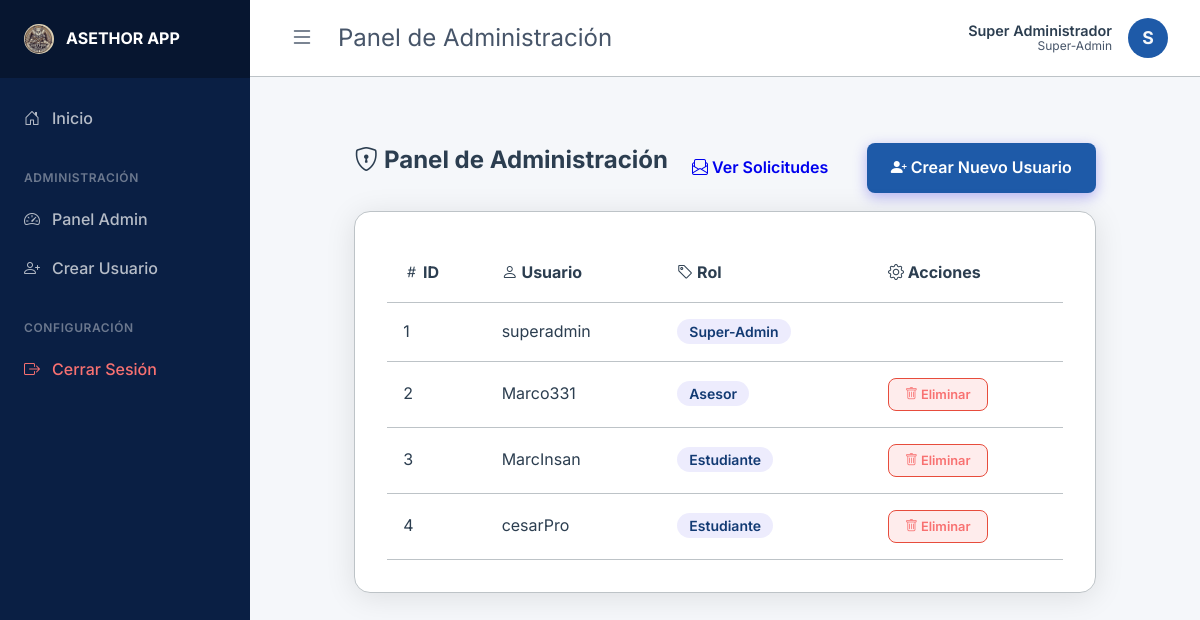
The app's page /admin/dashboard (signed in), older data.
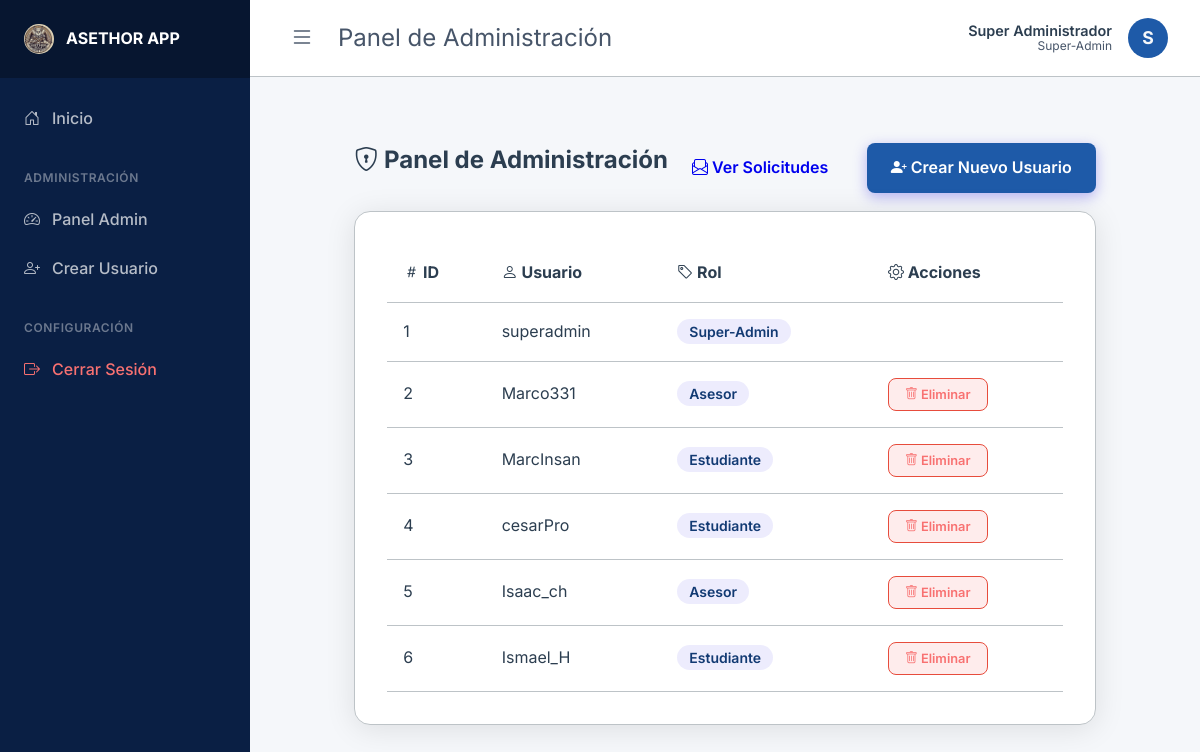
The same page, newer data.
### app/models.py (models this page shows, shortened)
class Profile(db.Model):
    id = db.Column(db.Integer, primary_key=True)
    user_id = db.Column(db.Integer, db.ForeignKey('user.id'), nullable=False)
    full_name = db.Column(db.String(100), nullable=True)
    bio = db.Column(db.Text, nullable=True)
    strengths = db.Column(db.String(200), nullable=True) # e.g. "matemáticas, programación"
    focus_areas = db.Column(db.String(200), nullable=True) # e.g. "álgebra, base de datos sql"
    rating_avg = db.Column(db.Float, default=0.0) # Calculated average for Asesores

class User(db.Model, UserMixin):
    id = db.Column(db.Integer, primary_key=True)
    username = db.Column(db.String(20), unique=True, nullable=False)
    password_hash = db.Column(db.String(60), nullable=False)
    role = db.Column(db.String(20), nullable=False, default='Estudiante') # Super-Admin, Admin, Asesor, Estudiante
    profile = db.relationship('Profile', backref='user', uselist=False, cascade='all, delete-orphan')
    sessions_given = db.relationship('TutoringSession', backref='asesor', cascade='all, delete-orphan')
    reviews_received = db.relationship('Review', foreign_keys='Review.asesor_id', backref='asesor_reviewed', cascade='all, delete-orphan')
    enrollments = db.relationship('Enrollment', backref='student', cascade='all, delete-orphan')
    reviews_given = db.relationship('Review', foreign_keys='Review.student_id', backref='student_reviewer', cascade='all, delete-orphan')

### app/routes/admin.py (the view)
@admin.route('/dashboard')
def dashboard():
    users = User.query.all()
    return render_template('admin/dashboard.html', title='Panel de Administración', users=users)

### app/models.py (called while the page is built)
@login_manager.user_loader
def load_user(user_id):
    return User.query.get(int(user_id))

### app/routes/admin.py (called while the page is built)
@admin.before_request
@login_required
def check_admin():
    if current_user.role not in ['Super-Admin', 'Admin']:
        flash('No tienes permiso para acceder a esta página.', 'danger')
        return redirect(url_for('main.home'))

### app/templates/admin/dashboard.html (shortened to what this page needs)
{% extends 'base.html' %}
{% block content %}
<div class="d-flex justify-between align-center mb-2">
    <h2><i class="bi bi-shield-lock"></i> Panel de Administración</h2>
    <div>
        <a href="{{ url_for('admin.role_requests') }}" class="btn btn-secondary" style="margin-right: 10px;">
            <i class="bi bi-envelope-paper"></i> Ver Solicitudes
        </a>
        <a href="{{ url_for('admin.create_user') }}" class="btn btn-primary">
            <i class="bi bi-person-plus-fill"></i> Crear Nuevo Usuario
        </a>
    </div>
</div>
<div class="glass card" style="overflow-x: auto;">
    <table style="width: 100%; border-collapse: collapse; text-align: left;">
        <thead>
            <tr style="border-bottom: 1px solid var(--surface-border);">
                <th style="padding: 1rem;"><i class="bi bi-hash"></i> ID</th>
                <th style="padding: 1rem;"><i class="bi bi-person"></i> Usuario</th>
                <th style="padding: 1rem;"><i class="bi bi-tag"></i> Rol</th>
                <th style="padding: 1rem;"><i class="bi bi-gear"></i> Acciones</th>
            </tr>
        </thead>
        <tbody>
            {% for user in users %}
            <tr style="border-bottom: 1px solid var(--surface-border);">
                <td style="padding: 1rem;">{{ user.id }}</td>
                <td style="padding: 1rem;">{{ user.username }}</td>
                <td style="padding: 1rem;"><span class="badge">{{ user.role }}</span></td>
                <td style="padding: 1rem;">
                    {% if user.id != current_user.id and user.role != 'Super-Admin' %}
                        {% if current_user.role == 'Super-Admin' or (current_user.role == 'Admin' and user.role not in ['Super-Admin', 'Admin']) %}
                            <form action="{{ url_for('admin.delete_user', user_id=user.id) }}" method="POST" style="display:inline;" id="form-delete-{{ user.id }}">
                                <button type="button" class="btn btn-danger" style="padding: 0.5rem 1rem; font-size: 0.8rem;" onclick="confirmDelete('{{ user.id }}')">
                                    <i class="bi bi-trash"></i> Eliminar
                                </button>
                            </form>
                        {% endif %}
                    {% endif %}
                </td>
            </tr>
            {% endfor %}
        </tbody>
    </table>
</div>
{% endblock %}

### app/templates/base.html (shortened to what this page needs)
<!DOCTYPE html>
<html lang="es">
<head>
    <link rel="stylesheet" href="{{ url_for('static', filename='css/style.css') }}">
    <link rel="stylesheet" href="https://cdn.jsdelivr.net/npm/bootstrap-icons@1.11.3/font/bootstrap-icons.min.css">
</head>
<body>
    {% if current_user.is_authenticated %}
    <div class="app-wrapper">
        <aside id="sidebar" class="sidebar">
            <div class="sidebar-header">
                <img src="{{ url_for('static', filename='img/logo.jpg') }}" alt="Logo" style="height: 30px; width: 30px; object-fit: cover; border-radius: 50%;">
                <span style="font-weight: 700;">ASETHOR APP</span>
            </div>
            <nav class="sidebar-nav">
                {% if current_user.role != 'Estudiante' %}
                    <a href="{{ url_for('main.home') }}" class="sidebar-link">
                        <i class="bi bi-house-door"></i> Inicio
                    </a>
                {% endif %}
                {% if current_user.role == 'Super-Admin' or current_user.role == 'Admin' %}
                    <div class="sidebar-section">Administración</div>
                    <a href="{{ url_for('admin.dashboard') }}" class="sidebar-link">
                        <i class="bi bi-speedometer2"></i> Panel Admin
                    </a>
                    <a href="{{ url_for('admin.create_user') }}" class="sidebar-link">
                        <i class="bi bi-person-plus"></i> Crear Usuario
                    </a>
                {% endif %}
                <div class="sidebar-section">Configuración</div>
                <a href="{{ url_for('auth.logout') }}" class="sidebar-link" style="color: #f87171;">
                    <i class="bi bi-box-arrow-right"></i> Cerrar Sesión
                </a>
            </nav>
        </aside>
        <main class="main-wrapper">
            <header class="topbar">
                <div class="d-flex align-center gap-1">
                    <button id="sidebarToggle" class="btn-toggle">
                        <i class="bi bi-list"></i>
                    </button>
                    <div class="topbar-title">{% if title %}{{ title }}{% else %}Inicio{% endif %}</div>
                </div>
                <div class="topbar-profile">
                    <div style="text-align: right; line-height: 1.2;">
                        <div style="font-weight: 600; color: var(--text-primary); font-size: 0.9rem;">{{ current_user.profile.full_name or current_user.username }}</div>
                        <div style="font-size: 0.75rem; color: var(--text-secondary);">{{ current_user.role }}</div>
                    </div>
                    <div class="avatar">{{ current_user.username[0]|upper }}</div>
                </div>
            </header>
            <div class="container" style="padding: 2rem;">
    {% endif %}
        {% block content %}{% endblock %}
    {% if current_user.is_authenticated %}
            </div>
        </main>
    </div>
    {% else %}
    </main>
    {% endif %}
</body>
</html>

### app/static/css/style.css (style rules this page uses)
:root { --bg-color: #F5F7FA; --navbar-bg: #0A1F44; --surface-color: #FFFFFF; --surface-border: #BDC3C7; --primary-color: #1E5AA8; --primary-hover: #123A73; --text-primary: #2C3E50; --text-secondary: #475569; --danger-color: #E74C3C; --success-color: #2ECC71; --warning-color: #f59e0b; --font-family: 'Inter', sans-serif; }
* { box-sizing: border-box; margin: 0; padding: 0; }
body { background-color: var(--bg-color); color: var(--text-primary); font-family: var(--font-family); line-height: 1.6; min-height: 100vh; display: flex; flex-direction: column; background-image: radial-gradient(circle at top right, rgba(30, 90, 168, 0.05), transparent 40%), radial-gradient(circle at bottom left, rgba(46, 204, 113, 0.05), transparent 40%); background-attachment: fixed; }
.glass { background: var(--surface-color); backdrop-filter: blur(12px); -webkit-backdrop-filter: blur(12px); border: 1px solid var(--surface-border); border-radius: 16px; box-shadow: 0 4px 30px rgba(0, 0, 0, 0.1); }
.container { max-width: 1200px; margin: 0 auto; padding: 2rem; flex: 1; }
.card { padding: 2rem; margin-bottom: 2rem; }
.btn { display: inline-block; padding: 0.75rem 1.5rem; border-radius: 8px; font-weight: 600; text-align: center; cursor: pointer; border: none; text-decoration: none; font-family: var(--font-family); }
.btn-primary { background-color: var(--primary-color); color: white; box-shadow: 0 4px 14px rgba(79, 70, 229, 0.4); }
.btn-danger { background-color: rgba(239, 68, 68, 0.1); color: #f87171; border: 1px solid var(--danger-color); }
h1, h2, h3 { margin-bottom: 1rem; font-weight: 700; color: var(--text-primary); }
.mb-2 { margin-bottom: 1rem; }
.d-flex { display: flex; }
.justify-between { justify-content: space-between; }
.align-center { align-items: center; }
.gap-1 { gap: 1rem; }
.badge { padding: 0.25rem 0.75rem; border-radius: 999px; font-size: 0.875rem; font-weight: 600; background: rgba(79, 70, 229, 0.1); color: var(--primary-hover); }
.app-wrapper { display: flex; min-height: 100vh; }
.sidebar { width: 250px; background-color: var(--navbar-bg); color: rgba(255, 255, 255, 0.7); display: flex; flex-direction: column; position: fixed; height: 100vh; overflow-y: auto; z-index: 1001; transition: transform 0.3s ease, width 0.3s ease; }
.sidebar-header { padding: 1.5rem; background-color: rgba(0, 0, 0, 0.3); display: flex; align-items: center; gap: 0.75rem; color: #ffffff; }
.sidebar-nav { padding: 1rem 0; display: flex; flex-direction: column; }
.sidebar-link { padding: 0.75rem 1.5rem; color: rgba(255, 255, 255, 0.7); text-decoration: none; display: flex; align-items: center; gap: 0.75rem; font-weight: 500; transition: all 0.3s ease; }
.sidebar-section { padding: 1.5rem 1.5rem 0.5rem; font-size: 0.75rem; text-transform: uppercase; letter-spacing: 0.05em; color: rgba(255, 255, 255, 0.4); font-weight: 600; }
.main-wrapper { flex: 1; margin-left: 250px; display: flex; flex-direction: column; background-color: var(--bg-color); transition: margin-left 0.3s ease; }
.btn-toggle { background: none; border: none; font-size: 1.5rem; color: var(--text-secondary); cursor: pointer; display: flex; align-items: center; justify-content: center; padding: 0.5rem; border-radius: 8px; transition: background-color 0.2s; }
.topbar { background-color: #ffffff; padding: 1rem 2rem; display: flex; justify-content: space-between; align-items: center; border-bottom: 1px solid var(--surface-border); }
.topbar-title { font-size: 1.5rem; color: var(--text-secondary); }
.topbar-profile { display: flex; align-items: center; gap: 1rem; }
.avatar { width: 40px; height: 40px; border-radius: 50%; background-color: var(--primary-color); color: var(--bg-color); display: flex; align-items: center; justify-content: center; font-weight: bold; font-size: 1.1rem; }

Row changes from the older to the newer data that the page shows:
added User: id "5", username "Isaac_ch", role "Asesor"
added User: id "6", username "Ismael_H", role "Estudiante"
